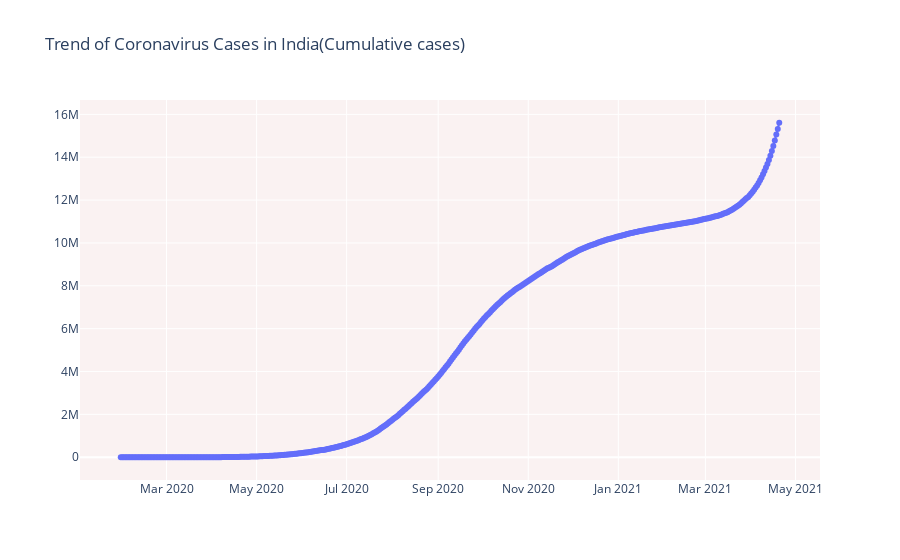

This figure's notebook cell:
### Markdown cell above
No Show graphs

### Code cell
# Rise in COVID-19 cases in India
fig = go.Figure()
fig.add_trace(go.Scatter(x=covid_data['Date'], y=covid_data['Total Confirmed'],mode='lines+markers',name='Total Cases'))  
fig.update_layout(title_text='Trend of Coronavirus Cases in India(Cumulative cases)',plot_bgcolor='rgb(250, 242, 242)')
fig.show()

### Figure 1 — Plotly figure (JSON) as saved in the notebook; plotly's stock layout.template omitted (floating-point values rounded to 4 significant figures; data arrays with more than 128 entries replaced by an {"elided": "..."} marker saying what was removed)
{"data": [{"y": {"elided": "447 int values"}, "x": {"elided": "447 str values"}, "type": "scatter", "mode": "lines+markers", "name": "Total Cases"}], "layout": {"plot_bgcolor": "rgb(250, 242, 242)", "title": {"text": "Trend of Coronavirus Cases in India(Cumulative cases)"}}}
